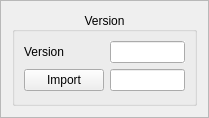
<?xml version="1.0" encoding="UTF-8"?>
<ui version="4.0">
 <class>ProductVersion</class>
 <widget class="QFrame" name="ProductVersion">
  <property name="geometry">
   <rect>
    <x>0</x>
    <y>0</y>
    <width>209</width>
    <height>118</height>
   </rect>
  </property>
  <property name="windowTitle">
   <string>Frame</string>
  </property>
  <property name="frameShape">
   <enum>QFrame::StyledPanel</enum>
  </property>
  <property name="frameShadow">
   <enum>QFrame::Raised</enum>
  </property>
  <layout class="QVBoxLayout" name="verticalLayout">
   <item>
    <widget class="QGroupBox" name="groupBox">
     <property name="title">
      <string>Version</string>
     </property>
     <property name="alignment">
      <set>Qt::AlignCenter</set>
     </property>
     <layout class="QFormLayout" name="formLayout">
      <item row="0" column="0">
       <widget class="QLabel" name="label">
        <property name="text">
         <string>Version</string>
        </property>
       </widget>
      </item>
      <item row="0" column="1">
       <widget class="QLineEdit" name="version_LE">
        <property name="sizePolicy">
         <sizepolicy hsizetype="Fixed" vsizetype="Fixed">
          <horstretch>0</horstretch>
          <verstretch>0</verstretch>
         </sizepolicy>
        </property>
        <property name="maximumSize">
         <size>
          <width>75</width>
          <height>16777215</height>
         </size>
        </property>
        <property name="autoFillBackground">
         <bool>true</bool>
        </property>
        <property name="alignment">
         <set>Qt::AlignRight|Qt::AlignTrailing|Qt::AlignVCenter</set>
        </property>
        <property name="readOnly">
         <bool>true</bool>
        </property>
       </widget>
      </item>
      <item row="1" column="1">
       <widget class="QLineEdit" name="import_LE">
        <property name="sizePolicy">
         <sizepolicy hsizetype="Fixed" vsizetype="Preferred">
          <horstretch>0</horstretch>
          <verstretch>0</verstretch>
         </sizepolicy>
        </property>
        <property name="maximumSize">
         <size>
          <width>75</width>
          <height>16777215</height>
         </size>
        </property>
        <property name="readOnly">
         <bool>true</bool>
        </property>
       </widget>
      </item>
      <item row="1" column="0">
       <widget class="QPushButton" name="import_btn">
        <property name="text">
         <string>Import</string>
        </property>
       </widget>
      </item>
     </layout>
    </widget>
   </item>
  </layout>
 </widget>
 <resources/>
 <connections/>
</ui>
